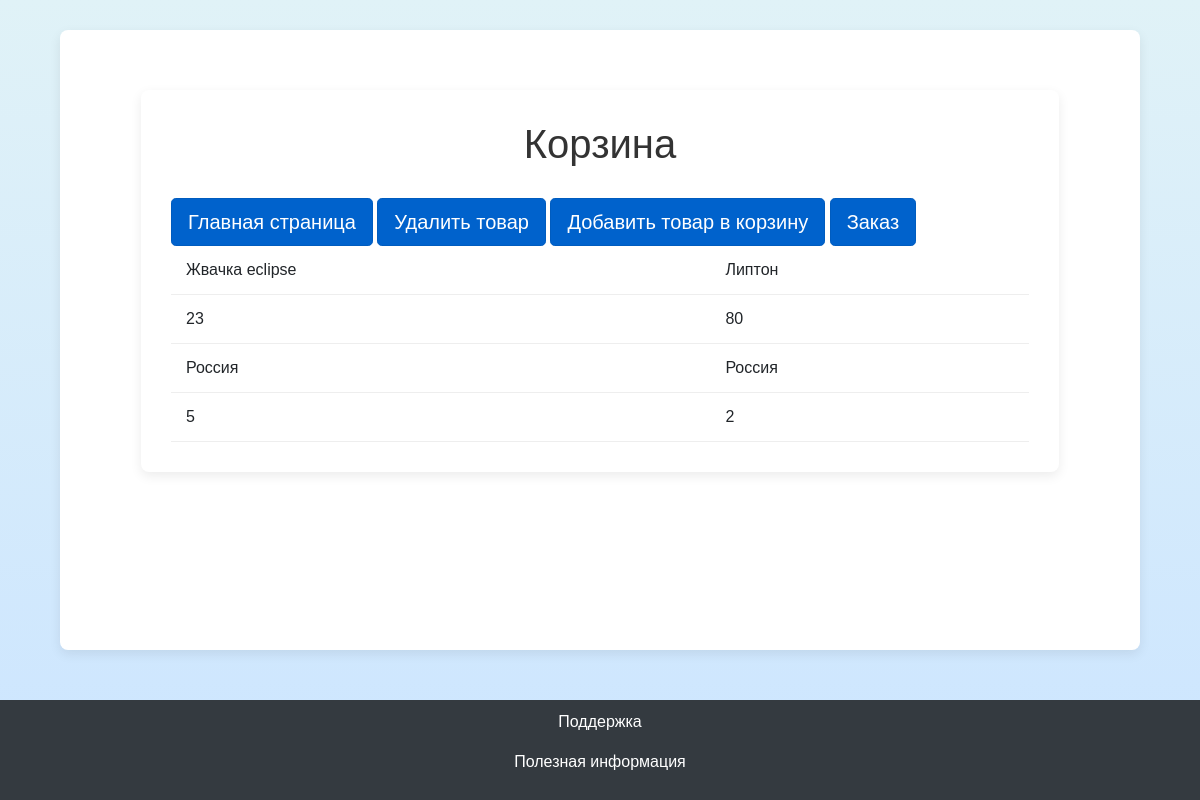
The page /basket on the database as committed earlier.
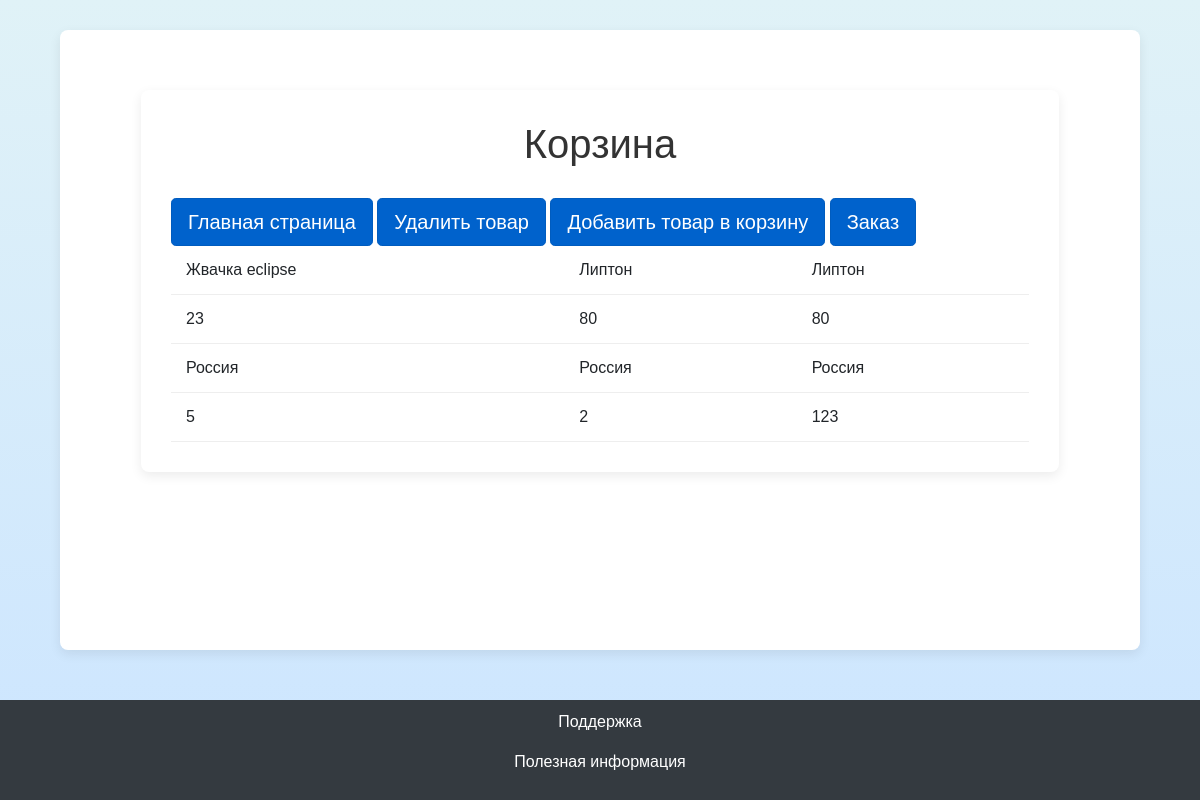
The same page on the database as committed later.
### data/basket.py (models this page shows)
class Basket(SqlAlchemyBase):
    __tablename__ = 'basket'
    id = sqlalchemy.Column(sqlalchemy.Integer,
                           primary_key=True, autoincrement=True)
    name = sqlalchemy.Column(sqlalchemy.String, nullable=True)
    price = sqlalchemy.Column(sqlalchemy.Integer, nullable=True)
    provider = sqlalchemy.Column(sqlalchemy.String, nullable=True)
    number = sqlalchemy.Column(sqlalchemy.Integer, nullable=True)

### main.py (the view)
@app.route('/basket', methods=['GET', 'POST'])
def basket():
    db_sess = db_session.create_session()
    products_db = db_sess.query(Basket).all()
    names = [product.name for product in products_db]
    prices = [product.price for product in products_db]
    providers = [product.provider for product in products_db]
    numbers = [product.number for product in products_db]
    result = []
    for i in range(len(names)):
        result.append([names[i], prices[i], providers[i], numbers[i]])
    return render_template('basket.html', title='Домашняя страница', list=names, list1=prices, list2=providers,
                           list3=numbers)

### data/db_session.py (called while the page is built)
def create_session() -> Session:
    global __factory
    return __factory()

### templates/basket.html (shortened to what this page needs)
<!DOCTYPE html>
<html>
<head>
     <link rel="stylesheet" href="https://stackpath.bootstrapcdn.com/bootstrap/4.4.1/css/bootstrap.min.css">
</head>
<body>
<main role="main" class="container">
<div class="container">
    <h1>Корзина</h1>
    <a href="success" class="btn btn-primary btn-lg active" role="button" aria-pressed="true">Главная страница</a>
    <a href="delete" class="btn btn-primary btn-lg active" role="button" aria-pressed="true">Удалить товар</a>
    <a href="adding-basket" class="btn btn-primary btn-lg active" role="button" aria-pressed="true">Добавить товар в корзину</a>
    <a href="buy" class="btn btn-primary btn-lg active" role="button" aria-pressed="true">Заказ</a>
    <table class="product-table">
        <tbody>
        <tr>
            {% for item in list %}
            <td>{{item}}</td>
            {% endfor %}
        </tr>
        <tr>
            {% for item in list1 %}
            <td>{{item}}</td>
            {% endfor %}
        </tr>
        <tr>
            {% for item in list2 %}
            <td>{{item}}</td>
            {% endfor %}
        </tr>
        <tr>
            {% for item in list3 %}
            <td>{{item}}</td>
            {% endfor %}
        </tr>
        </tbody>
    </table>
</div>
</main>
<footer>
    <p><a class="telegram-link" href="https://t.me/ваша_ссылка_на_телеграм" target="_blank">Поддержка</a></p>
    <p><a class="telegram-link" href="https://t.me/ваша_ссылка_на_телеграм" target="_blank">Полезная информация</a></p>
</footer>
</body>
</html>

Rows that differ between the two databases and show on the page:
added Basket: name "Липтон", provider "Россия"
Other text that changed with them:
new list line: "80"
new list line: "123"
